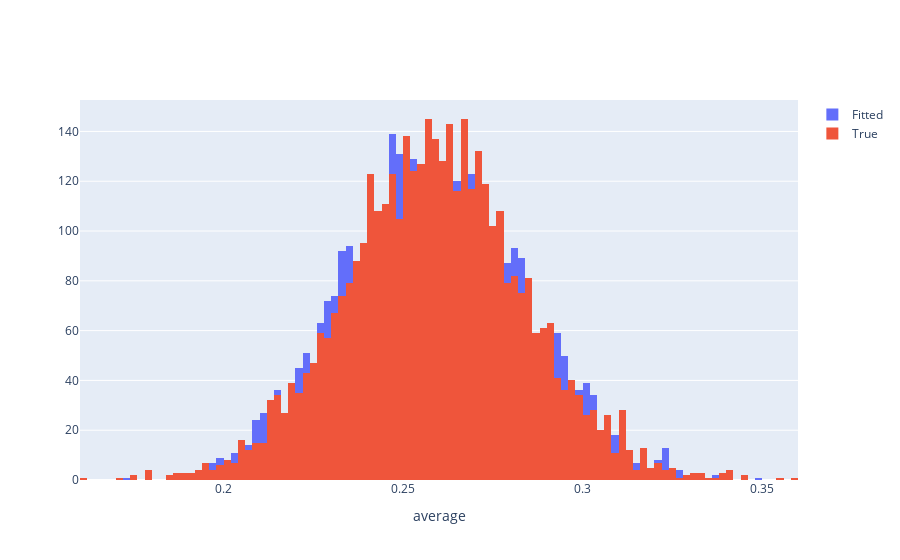

The notebook cell saved with this chart:
### Code cell
fitted = beta(alpha0, beta0, size=len(career_500))

fig = go.Figure()
fig.add_trace(go.Histogram(x=fitted, name='Fitted'))
fig.add_trace(go.Histogram(x=career_500['average'], name='True'))
fig.update_layout(
    xaxis_title_text='average',
    barmode='overlay'
)
fig.show()

### Figure 1 — Plotly figure (JSON) as saved in the notebook; plotly's stock layout.template omitted (floating-point values rounded to 4 significant figures; data arrays with more than 128 entries replaced by an {"elided": "..."} marker saying what was removed)
{"data": [{"name": "Fitted", "type": "histogram", "x": {"elided": "4102 float values"}}, {"name": "True", "type": "histogram", "x": {"elided": "4102 float values"}}], "layout": {"barmode": "overlay", "xaxis": {"title": {"text": "average"}}}}
